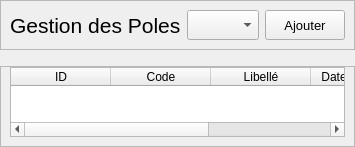
<?xml version="1.0" encoding="UTF-8"?>
<ui version="4.0">
 <class>Form</class>
 <widget class="QWidget" name="Form">
  <property name="geometry">
   <rect>
    <x>0</x>
    <y>0</y>
    <width>354</width>
    <height>138</height>
   </rect>
  </property>
  <property name="windowTitle">
   <string>Form</string>
  </property>
  <property name="styleSheet">
   <string notr="true"/>
  </property>
  <layout class="QGridLayout" name="gridLayout_2">
   <property name="leftMargin">
    <number>0</number>
   </property>
   <property name="topMargin">
    <number>0</number>
   </property>
   <property name="rightMargin">
    <number>0</number>
   </property>
   <property name="bottomMargin">
    <number>0</number>
   </property>
   <item row="0" column="0">
    <widget class="QFrame" name="frame">
     <property name="styleSheet">
      <string notr="true">
QPushButton{
	background-color:#fff;
	border:1px solid rgba(0,0,0,0.4);
	outline:none;
	border-radius:3px;
	outline:none;
}
QPushButton::hover{
	border-color: rgba(0,81,255,0.3);
	outline:2px solid  rgba(0,81,255,0.3);
	/*color: #fff;*/
}
;
</string>
     </property>
     <property name="frameShape">
      <enum>QFrame::StyledPanel</enum>
     </property>
     <property name="frameShadow">
      <enum>QFrame::Raised</enum>
     </property>
     <layout class="QHBoxLayout" name="horizontalLayout">
      <item>
       <widget class="QLabel" name="label">
        <property name="font">
         <font>
          <pointsize>16</pointsize>
         </font>
        </property>
        <property name="text">
         <string>Gestion des Poles</string>
        </property>
       </widget>
      </item>
      <item>
       <spacer name="horizontalSpacer">
        <property name="orientation">
         <enum>Qt::Horizontal</enum>
        </property>
        <property name="sizeHint" stdset="0">
         <size>
          <width>478</width>
          <height>20</height>
         </size>
        </property>
       </spacer>
      </item>
      <item>
       <widget class="QComboBox" name="comboBox">
        <property name="minimumSize">
         <size>
          <width>0</width>
          <height>30</height>
         </size>
        </property>
       </widget>
      </item>
      <item>
       <widget class="QPushButton" name="ajouter_pushButton">
        <property name="minimumSize">
         <size>
          <width>80</width>
          <height>30</height>
         </size>
        </property>
        <property name="font">
         <font>
          <pointsize>10</pointsize>
          <weight>50</weight>
          <bold>false</bold>
         </font>
        </property>
        <property name="cursor">
         <cursorShape>PointingHandCursor</cursorShape>
        </property>
        <property name="text">
         <string>Ajouter</string>
        </property>
       </widget>
      </item>
     </layout>
    </widget>
   </item>
   <item row="2" column="0">
    <widget class="QFrame" name="frame_2">
     <property name="cursor">
      <cursorShape>PointingHandCursor</cursorShape>
     </property>
     <property name="frameShape">
      <enum>QFrame::StyledPanel</enum>
     </property>
     <property name="frameShadow">
      <enum>QFrame::Raised</enum>
     </property>
     <layout class="QGridLayout" name="gridLayout">
      <property name="topMargin">
       <number>0</number>
      </property>
      <item row="0" column="0">
       <widget class="QTableWidget" name="tableWidget">
        <property name="editTriggers">
         <set>QAbstractItemView::NoEditTriggers</set>
        </property>
        <attribute name="horizontalHeaderStretchLastSection">
         <bool>true</bool>
        </attribute>
        <attribute name="verticalHeaderMinimumSectionSize">
         <number>40</number>
        </attribute>
        <column>
         <property name="text">
          <string>ID</string>
         </property>
        </column>
        <column>
         <property name="text">
          <string>Code</string>
         </property>
        </column>
        <column>
         <property name="text">
          <string>Libellé</string>
         </property>
        </column>
        <column>
         <property name="text">
          <string>Date ouverture</string>
         </property>
        </column>
        <column>
         <property name="text">
          <string>Date ferméture</string>
         </property>
        </column>
       </widget>
      </item>
     </layout>
    </widget>
   </item>
   <item row="1" column="0">
    <spacer name="verticalSpacer">
     <property name="orientation">
      <enum>Qt::Vertical</enum>
     </property>
     <property name="sizeType">
      <enum>QSizePolicy::Fixed</enum>
     </property>
     <property name="sizeHint" stdset="0">
      <size>
       <width>20</width>
       <height>10</height>
      </size>
     </property>
    </spacer>
   </item>
  </layout>
 </widget>
 <resources/>
 <connections/>
</ui>
